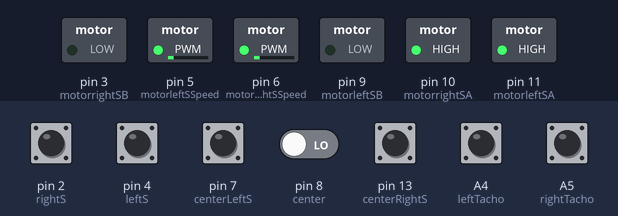
Simulated run of this sketch. Board: Arduino Uno, built with avr-gcc and run on an emulated ATmega328P. Parts: switched loads named in the sketch (green lamp = pin HIGH). Inputs (shaded band) come from the test bench; at power-on: A4 (leftTacho), A5 (rightTacho), pin 2 (rightS), pin 4 (leftS), pin 7 (centerLeftS), pin 8 (center), pin 13 (centerRightS) LOW. What the sketch prints to the serial monitor is not drawn.

Above: at 1.2 s.
1.3 s: pin 2 (rightS) pulled HIGH for 0.15 s
At 2.2 s:
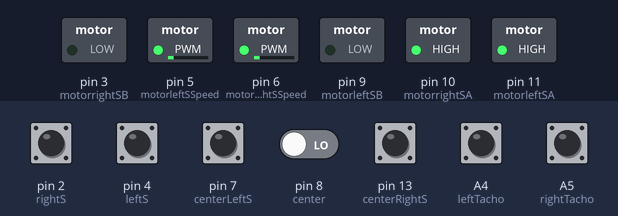
3.0 s: pin 13 (centerRightS) pulled HIGH for 0.15 s
At 4.1 s:
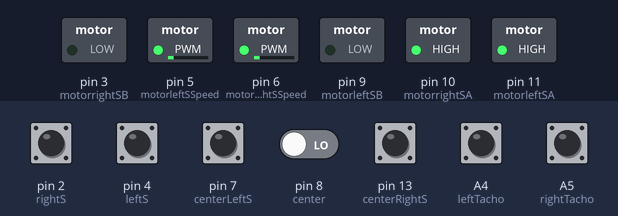
6.1 s: A4 (leftTacho) pulled HIGH for 0.15 s
At 7.4 s:
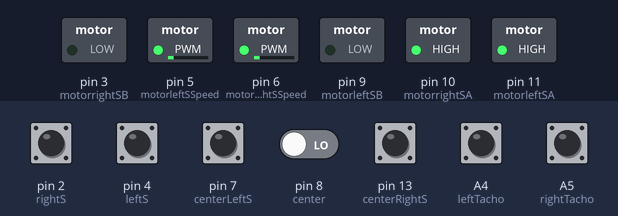
7.7 s: A5 (rightTacho) pulled HIGH for 0.15 s
At 8.5 s:
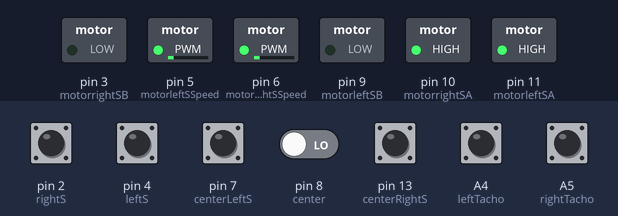
9.3 s: pin 4 (leftS) pulled HIGH for 0.15 s
At 10.6 s:
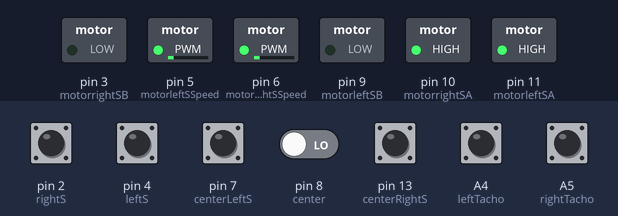
10.9 s: pin 7 (centerLeftS) pulled HIGH for 0.15 s
At 11.6 s:
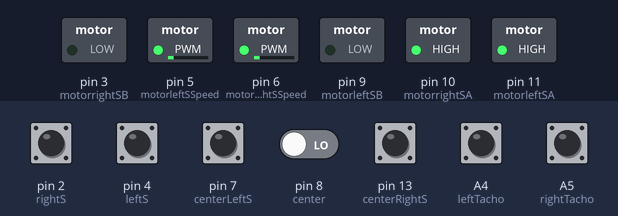
Timing chart, 0 to 13.6 s (numbered marks = the images above; inputs shaded):
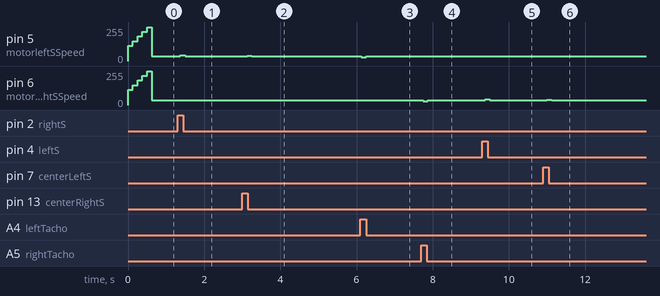

The sketch:

PID_interrupt_2_motors_ErrorPoint_Change.ino
```cpp
#include <stdio.h>

/*This program drives the wheels of the robot forward and uses the tacometers to count the rotations in ticks
The ticks is summed in the variables int stateLeftTaco and int stateRightTaco. Speed is controlled with the variables slowL
and slowR*/

/* ======================================= Pins setup =========================================== */

//Taco meters pins
  const int leftTacho=A4;
  const int rightTacho=A5;

// sensors pins
  int center = 8;         //hvid PB0
  int centerLeftS = 7;    //lilla PD7
  int centerRightS = 13;  //grøn PB5
  int leftS = 4;          //blå PD4
  int rightS = 2;         //brun PD0

// motor pins
  int motorleftSA=11; // pin 11 på arduino forbundet til pin 2 på motor driver
  int motorrightSA=10; // pin 10 på arduino forbundet til pin 10 på motor driver
  int motorleftSB=9; // pin 9 på arduino forbundet til pin 7 på motor driver
  int motorrightSB=3; // pin 3 på arduino forbundet til pin 15 på motor driver

  int motorleftSSpeed=5; // pin 5 på arduino forbundet til pin 1 på motor driver
  int motorrightSSpeed=6; // pin 6 på arduino forbundet til pin 9 på motor driver

/* ======================================= Pins setup End =========================================== */

/* ====================================== global variables ==========================================*/
//sum taco counts
  int countleftTacho=0;
  int countrightTacho=0;

//tacho state checks
  int stateleftTacho=0;
  int leftlastTachostate=0;
  int staterightTacho=0;
  int rightlastTachostate=0;

//variables for PID functions
  const float Kp_value = 4;
    const float Ki_value = 0.5;
    const float Kd_value = 0.0003;

  short int old_DutyL = 80; // starting pwm for both motors
  short int old_DutyR = 80; // starting pwm for both motors

  short int NewDUTYL = 0;    // new pwm after PID
  short int NewDUTYR = 0;    // new pwm after PID

  int setPointL = 8;         // Setpoint for both motors, number of freadings desired from pid call to pid call.
  int setPointR = 8;

  int PID_TacoL = 0;
  int PID_TacoR = 0;

  int PIDFlag = 0; // set when timer interrupt happens, and enables PID function to be called

  int LTC = 0; // used for serial printing values
  int RTC = 0; // used for serial printing values

  int EPchangeL = 0;
  int EPchangeR = 0;

/* ==================================== global variables End =========================================*/

// ======================================= Function prototypes =======================================
  int tachL(); // function to check left taco and eventually inc. taco counter
  int tachR(); // function to check right taco and eventually inc. taco counter

  int PIDFunctionL(int DutyL, int SetPointL, float ErrorL); // PID function for motor control. requires pwm input as starting point
  int PIDFunctionR(int DutyR, int SetPointR, float ErrorR); // PID function for motor control. requires pwm input as starting point
// ===================================== Function prototypes End =====================================


void setup() {
// enabling timer 1 for timer interrupt each 0,125 sek
  /*
  cli();//stop interrupts

  // set timer1 interrupt at 2Hz
  TCCR1A = 0;// set entire TCCR1A register to 0
  TCCR1B = 0;// same for TCCR1B
  TCNT1  = 0;//initialize counter value to 0
  // set compare match register for 1hz increments
  OCR1A = 7812 ;// = (16*10^6) / (4*1024) - 1 (must be <65536)
  // turn on CTC mode
  TCCR1B |= (1 << WGM12);
  // Set CS12 and CS10 bits for 1024 prescaler
  TCCR1B |= (1 << CS12) | (1 << CS10);
  // enable timer compare interrupt
  TIMSK1 |= (1 << OCIE1A);
  */

// =============================== set timer1 interrupt at 8Hz ===================================
  cli();//stop interrupts

  TCCR1A = 0;// set entire TCCR1A register to 0
  TCCR1B = 0;// same for TCCR1B
  TCNT1  = 0;//initialize counter value to 0
  // set compare match register for 1hz increments
  OCR1A = 1952 ;// = (16*10^6) / (8*1024) - 1 (must be <65536)
  // turn on CTC mode
  TCCR1B |= (1 << WGM12);
  // Set CS12 and CS10 bits for 1024 prescaler
  TCCR1B |= (1 << CS12) | (1 << CS10);
  // enable timer compare interrupt
  TIMSK1 |= (1 << OCIE1A);

  sei();//allow interrupts


/* ====================================== pin direction setup ====================================== */
  // sensors
  pinMode (center, INPUT);
  pinMode (centerLeftS, INPUT);
  pinMode (centerRightS, INPUT);
  pinMode (leftS, INPUT);
  pinMode (rightS, INPUT);

  // motors
  pinMode (motorleftSA, OUTPUT);
  pinMode (motorrightSA, OUTPUT);
  pinMode (motorleftSB, OUTPUT);
  pinMode (motorrightSB, OUTPUT);
  pinMode (motorleftSSpeed, OUTPUT);
  pinMode (motorrightSSpeed, OUTPUT);

  //Tacho meters
  pinMode(rightTacho, INPUT);
  pinMode(leftTacho, INPUT);

/* ====================================== pin direction setup End ====================================== */

  Serial.begin(9600);

// ====================================== moter speed settings ======================================
  analogWrite(motorleftSSpeed, old_DutyL);
  digitalWrite(motorleftSA, 1);
  digitalWrite(motorleftSB, 0);

  analogWrite(motorrightSSpeed, old_DutyR);
  digitalWrite(motorrightSA, 1);
  digitalWrite(motorrightSB, 0);

// ==================================== moter speed settings End =====================================
}

void loop() {
  // check tacho functions and store returned value, for use in PID function
  LTC = tachL(); // function for left tacho
  RTC = tachR(); // function for right tacho

  // =======================================================================
  // Sensor state - read sensors and store in variables
  int stateCenter = digitalRead (center);
  int stateCenterLeftS = digitalRead (centerLeftS);
  int stateCenterRightS = digitalRead (centerRightS);
  int stateLeftS = digitalRead (leftS);
  int stateRightS = digitalRead (rightS);

  int val = 0;

  // bitshift sensor states to make val represent the five sensors states in one binary value
  val = stateLeftS << 0;
  val += stateCenterLeftS << 1;
  val += stateCenter << 2;
  val += stateCenterRightS << 3;
  val += stateRightS << 4;

  switch (val)
  {
    case 4: // OOXOO
      //Serial.println("zero error");
        EPchangeL = 0;
        EPchangeR = 0;
    break;

    case 6: // OXXOO
      //Serial.println("Mini Left Error, speed up Right Wheel");
        EPchangeL = 0;
        EPchangeR = 0.5;
    break;

    case 2: // OXOOO
      //Serial.println("Small Left Error, speed up Right Wheel");
        EPchangeL = 0;
        EPchangeR = 1;
    break;

    case 3: // XXOOO
      //Serial.println("Medium Left Error, speed up Right Wheel");
        EPchangeL = 0;
        EPchangeR = 1.5;
    break;

    case 1: // XOOOO
    //Serial.println("Large Right Error, speed up Left Wheel");
        EPchangeL = 0;
        EPchangeR = 2;
    break;

    case 12: // OOXXO
      //Serial.println("Mini Right Error, speed up Left Wheel");
        EPchangeL = 0.5;
        EPchangeR = 0;
    break;

    case 8: // OOOXO
      //Serial.println("Small Right Error, speed up Left Wheel");
        EPchangeL = 1;
        EPchangeR = 0;
    break;

    case 24: // OOOXX
      //Serial.println("Medium Right Error, speed up Left Wheel");
        EPchangeL = 1.5;
        EPchangeR = 0;
    break;

    case 16: // OOOOX
      //Serial.println("Large Left Error, speed up Right Wheel");
        EPchangeL = 2;
        EPchangeR = 0;
    break;

    case 0:  // OOOOO
      //Serial.println("Line is gone, Go fetch");
        EPchangeL = 0;
        EPchangeR = 0;
    break;

  }

  // =======================================================================

  // When timer interrupt is executed a flag counter "PIDFlag" is set 1
  if(PIDFlag == 1){
    // calls PID functions for both motors and store returned result for use next time functuion is called
    old_DutyL = PIDFunctionL(old_DutyL , setPointL, EPchangeL);
    old_DutyR = PIDFunctionR(old_DutyR , setPointR, EPchangeR);


    Serial.print(LTC);
    Serial.print(" ");
    Serial.print(RTC);
    Serial.print(" ");
    Serial.println(setPointR);

    PIDFlag = 0; // clear PIDFlag for next interrupt
   }
}

/*===================================== interrupts ======================================*/

// interrupt rotine for timer 1
ISR(TIMER1_COMPA_vect){
  // stores tacho values for later use in PID
  PID_TacoL = countleftTacho;
  PID_TacoR = countrightTacho;

  // Clears counters
  countleftTacho = 0;
  countrightTacho = 0;
  // sets flag for PID call i main code
  PIDFlag = 1;
}

/*===================================== interrupts ======================================*/

/*===================================== functions ======================================*/
/* ************************************ taco functions ******************************** */
  // check left tacho
  int tachL(){
    stateleftTacho = digitalRead(leftTacho); //read the left tacho
    if(stateleftTacho != leftlastTachostate){ //compare the tachostate to the last tachostate, if change enter the loop
      if(leftlastTachostate==0){
        leftlastTachostate=1;
      }else{
        leftlastTachostate=0;
      }
      if(stateleftTacho==HIGH)  { //if the state is high the Tacho went from low to high
        countleftTacho++; //increment left tacho counter
        return countleftTacho;
      }
    }
  }

  // check right tacho
  int tachR(){
    staterightTacho=digitalRead (rightTacho); //read the right tacho
    if(staterightTacho != rightlastTachostate) { //compare the tachostate to the last tachostate, if change enter the loop
      if(rightlastTachostate==0) {
          rightlastTachostate=1;
      }else{
        rightlastTachostate=0;
      }
      if (staterightTacho==HIGH)  { //if the state is high the Tacho went from low to high
        countrightTacho++; //increment left tacho counter
        return countrightTacho;
      }
    }
  }

/* ************************************ taco functions ******************************** */

/* ************************************ PID functions ********************************* */
  // ================================== PID function L ================================
  int PIDFunctionL(int DutyL, int SetPointL, float ErrorL){


    short int ErrorTL;    // error value taco left
    float PTL;        // Holds the calculated Proportional value for taco left
    float ITL;        // integral for left taco
    short int I_errorTL;  // Holds the calculated Integral value for left taco
    float DTL;        // Holds the calculated Differential value for left taco
    short int D_errorTL;  // Holds the derivative error for left taco
    int SetPoint = SetPointL;
    short int old_DutyL = DutyL; // store function input (pwm) for use in function

    // Error of Set point vs FB for left taco
    ErrorTL = (SetPoint - PID_TacoL); // setpoint is wished value, FB is output from taco
    ErrorTL += ErrorL;
    Serial.print(ErrorTL);
    Serial.print(" ");
    // P factor and error
    PTL = Kp_value * ErrorTL;

    // I_erro over time factor of the I term
    I_errorTL += ErrorTL;

    // Set up a Integral windup protection. Set a max and a min level for the I error

    // I factor over time. Remember I is error over time. Which means if error is 1 over two iteration error is now 2
    ITL = Ki_value * I_errorTL;

    // D factor of the PID
    DTL = Kd_value * (D_errorTL - ErrorTL);

    // The New error becomes the error the D expects and if not the same it will adjust for it.
    D_errorTL = ErrorTL;

    // the PID SUM Logic
    NewDUTYL = old_DutyL + (PTL + ITL + DTL);

    //load the new duty cycle to the variable of the old so you can adjust for it.
    old_DutyL = NewDUTYL;

   // You can also implement a min max for your PWM value before you send it further.

   if(old_DutyL > 255)
    {
      old_DutyL = 255;
    }
    else if(old_DutyL < 60)
    {
       old_DutyL = 60;
    }


    analogWrite(motorleftSSpeed, NewDUTYL);
    return old_DutyL;

  }
  // ============================== PID function L End ================================

// PID function R
  int PIDFunctionR(int DutyR, int SetPointR, float ErrorR){


    short int ErrorTR;    // error value taco right
    float PTR;        // Holds the calculated Proportional value for taco right
    float ITR;        // integral for right taco
    short int I_errorTR;  // Holds the calculated Integral value for right taco
    float DTR;        // Holds the calculated Differential value for right taco
    short int D_errorTR;  // Holds the derivative error for right taco
    int SetPoint = SetPointR;
    short int old_DutyR = DutyR; // store function input (pwm) for use in function

    // Error of Set point vs FB for right taco
    ErrorTR = (SetPoint - PID_TacoR); // setpoint is wished value, FB is output from taco
    ErrorTR += ErrorR;

    // P factor and error
    PTR = Kp_value * ErrorTR;

    // I_erro over time factor of the I term
    I_errorTR += ErrorTR;

    // Set up a Integral windup protection. Set a max and a min level for the I error

    // I factor over time. Remember I is error over time. Which means if error is 1 over two iteration error is now 2
    ITR = Ki_value * I_errorTR;

    // D factor of the PID
    DTR = Kd_value * (D_errorTR - ErrorTR);
    // The New error becomes the error the D expects and if not the same it will adjust for it.
    D_errorTR = ErrorTR;

    // the PID SUM Logic
    NewDUTYR = old_DutyR + (PTR + ITR + DTR);

    //load the new duty cycle to the variable of the old so you can adjust for it.
    old_DutyR = NewDUTYR;

    if(old_DutyR > 255)
    {
      old_DutyR = 255;
    }
    else if(old_DutyR < 60)
    {
       old_DutyR = 60;
    }

    // You can also implement a min max for your PWM value before you send it further.
    analogWrite(motorrightSSpeed, NewDUTYR);
    return old_DutyR;

}
/* ************************************ PID functions ********************************* */
/*===================================== functions ======================================*/
```

Measured:
- after the input at 1.3 s, pin 5 (motorleftSSpeed): 34/255 → 43/255 after 0.08 s, → 34/255 0.12 s later
- after the input at 3.0 s, pin 5 (motorleftSSpeed): 34/255 → 39/255 after 0.13 s, → 34/255 0.12 s later
- after the input at 6.1 s, pin 5 (motorleftSSpeed): 34/255 → 30/255 at once, → 34/255 0.13 s later
- after the input at 7.7 s, pin 6 (motorrightSSpeed): 34/255 → 30/255 after 0.05 s, → 34/255 0.12 s later
- after the input at 9.3 s, pin 6 (motorrightSSpeed): 34/255 → 43/255 after 0.07 s, → 34/255 0.12 s later
- after the input at 10.9 s, pin 6 (motorrightSSpeed): 34/255 → 39/255 after 0.10 s, → 34/255 0.12 s later
- by itself, pin 5 (motorleftSSpeed), pin 6 (motorrightSSpeed): rises from 0/255 to 255/255 in 0.50 s, then falls to 34/255 in 0.13 s
